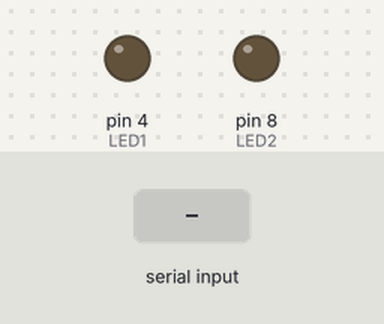
Simulated run of this sketch. Board: Arduino Uno, built with avr-gcc and run on an emulated ATmega328P. Parts: output pins drawn as LEDs (lit = HIGH). The test bench sets the inputs (shaded band).

Above: at 1.2 s.
1.3 s: byte 1 (1) received over Serial
At 1.7 s:
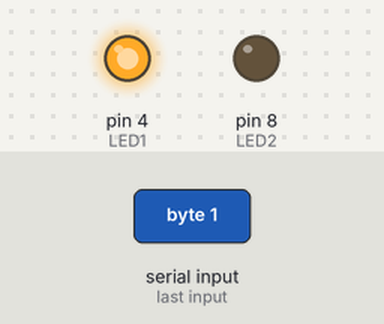
2.8 s: byte 2 (2) received over Serial
At 4.2 s:
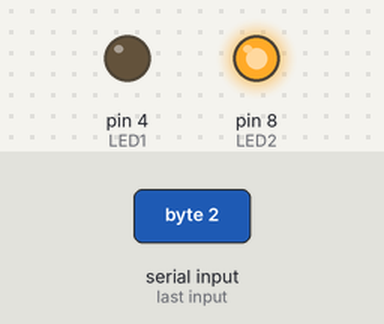
Timing chart, 0 to 5.8 s (numbered marks = the images above; inputs shaded):
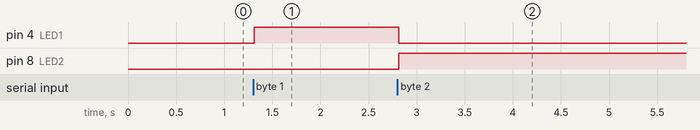

Measured:
- after the input at 1.3 s, pin 4 (LED1): LOW → HIGH at once
- after the input at 2.8 s, pin 4 (LED1): HIGH → LOW at once; pin 8 (LED2): LOW → HIGH at once

The sketch:

SS_8Caleb_Arduino.ino
```cpp
//Receives data over Serial port from Processing to control 2 LEDS
//Hook up LEDs to pins 4 and 8;


byte val; // stores data received from serial port
const int LED1 = 4; // variable for which pin
const int LED2 = 8; // variable for which pin


void setup() {
  pinMode(LED1, OUTPUT); // set pin as output
  pinMode(LED2, OUTPUT); // set pin as output
  Serial.begin(9600); // Start serial communication at 9600 bps
}

void loop() {
  if (Serial.available()) { // If data is available to read
    val = Serial.read(); // read it and store it in val
  }

  else if (val == 1) { // If 1 received
    digitalWrite(LED1, HIGH); // turn the LED at pin 1 on
    digitalWrite(LED2, LOW); // other LED off
  }
  else if (val == 2) { // If 2 received
    digitalWrite(LED2, HIGH); // turn the LED at pin 2 on
    digitalWrite(LED1, LOW); //other LED off
  }
  delay(10); // Wait 10 milliseconds
}
```
